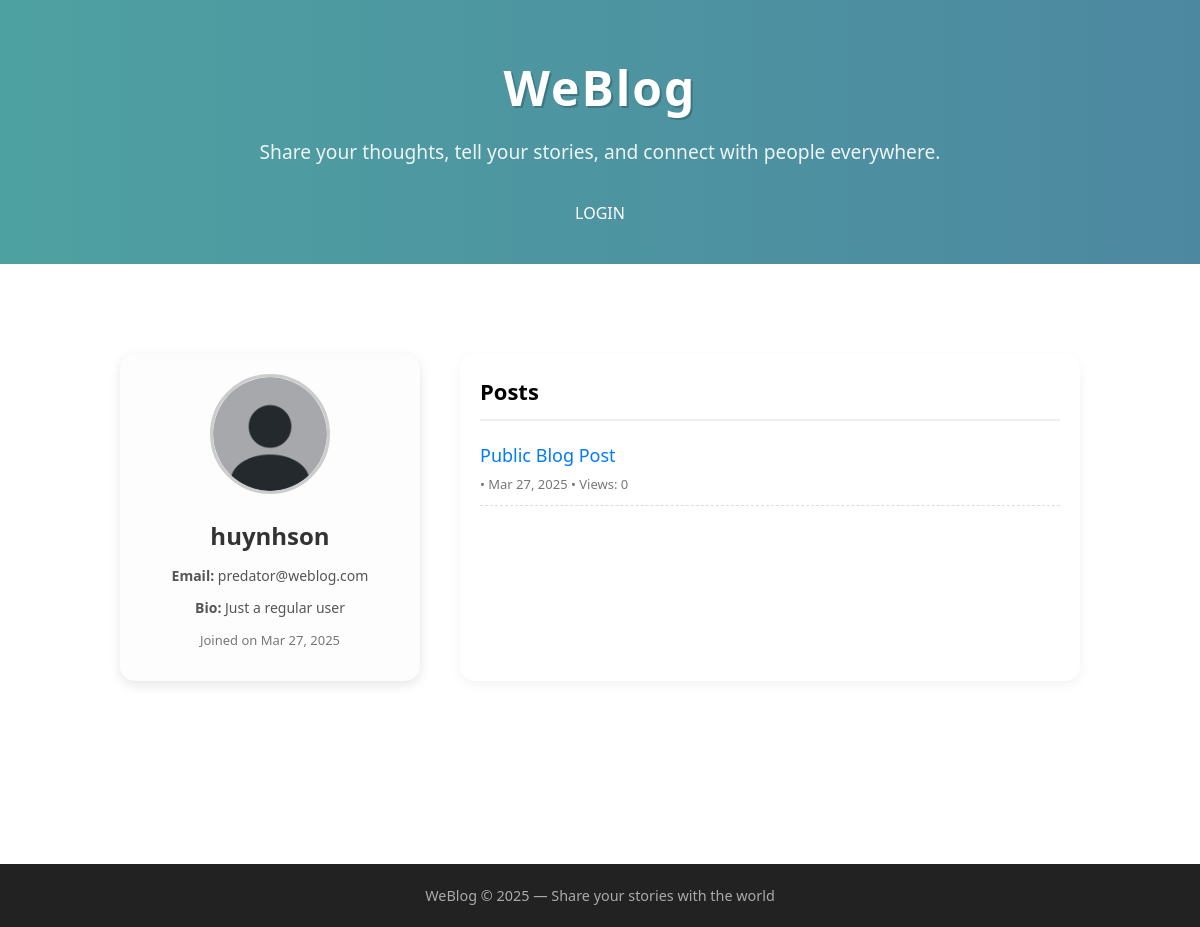
Screenshot of /author.php?id=3 with the database file from the repository.
### tables this page shows
CREATE TABLE users (
  id INT AUTO_INCREMENT PRIMARY KEY,
  username VARCHAR(50) UNIQUE,
  password VARCHAR(100),
  email VARCHAR(100) UNIQUE,
  role_id INT,
  bio TEXT,
  avatar_path VARCHAR(255), 
  created_at DATETIME DEFAULT CURRENT_TIMESTAMP,
  FOREIGN KEY (role_id) REFERENCES roles(id) ON DELETE SET NULL
);

CREATE TABLE posts (
  id INT AUTO_INCREMENT PRIMARY KEY,
  user_id INT,
  title VARCHAR(200),
  content TEXT,
  created_at DATETIME DEFAULT CURRENT_TIMESTAMP,
  views INT DEFAULT 0,
  premium BOOLEAN DEFAULT FALSE,
  FOREIGN KEY (user_id) REFERENCES users(id) ON DELETE CASCADE
);

### author.php (the view, shortened to what this page needs)
<?php
include 'includes/header.php';
?>
<link rel="stylesheet" href="assets/css/profile.css">
<?php
if (isset($_GET['id'])) {
    $authorId = (int)$_GET['id'];
    $stmt = $conn->prepare("SELECT username, email, bio, avatar_path, created_at FROM users WHERE id = ?");
    $stmt->bind_param("i", $authorId);
    $stmt->execute();
    $author = $stmt->get_result()->fetch_assoc();
    $posts = $conn->query("SELECT id, title, created_at, views, premium FROM posts WHERE user_id = $authorId ORDER BY created_at DESC");
} else {
    echo "<div class='container'><h2>No author selected.</h2></div>";
    include 'includes/footer.php';
    exit();
}
?>
<div class="profile-container">
    <div class="profile-card">
        <img src="auth/<?php echo htmlspecialchars($author['avatar_path']); ?>" alt="Avatar">
        <h2><?php echo htmlspecialchars($author['username']); ?></h2>
        <p><strong>Email:</strong> <?php echo htmlspecialchars($author['email']); ?></p>
        <p><strong>Bio:</strong> <?php echo nl2br(htmlspecialchars($author['bio'])); ?></p>
        <p class="created-at">Joined on <?php echo date("M d, Y", strtotime($author['created_at'])); ?></p>
    </div>
    <div class="author-posts">
        <h3>Posts</h3>
        <?php if ($posts->num_rows > 0) { ?>
            <ul class="post-list">
                <?php while ($post = $posts->fetch_assoc()) { ?>
                    <li>
                        <a href="post.php?id=<?php echo $post['id']; ?>">
                            <?php echo htmlspecialchars($post['title']); ?>
                        </a>
                        <span class="meta">
                            • <?php echo date("M d, Y", strtotime($post['created_at'])); ?>
                            • Views: <?php echo $post['views']; ?>
                        </span>
                    </li>
                <?php } ?>
            </ul>
        <?php } else { ?>
            <p>This user has not posted anything yet.</p>
        <?php } ?>
    </div>
</div>
<?php include 'includes/footer.php'; ?>

### assets/css/style.css (style rules this page uses)
* { margin: 0; padding: 0; box-sizing: border-box; }
body { font-family: 'Segoe UI', Tahoma, Geneva, Verdana, sans-serif; line-height: 1.6; }

### assets/css/profile.css (style rules this page uses)
.profile-container { max-width: 1000px; margin: 40px auto; display: flex; gap: 40px; padding: 20px; }
.profile-card { width: 300px; background: #fdfdfd; padding: 20px; border-radius: 15px; box-shadow: 0 4px 12px rgba(0, 0, 0, 0.1); text-align: center; }
.profile-card img { width: 120px; height: 120px; border-radius: 50%; object-fit: cover; margin-bottom: 15px; border: 3px solid #ccc; }
.profile-card h2 { margin: 0; font-size: 24px; color: #333; }
.profile-card p { margin: 10px 0; color: #555; font-size: 14px; }
.profile-card .created-at { font-size: 13px; color: #777; margin-top: 10px; }
.author-posts { flex: 1; background: #ffffff; padding: 20px; border-radius: 15px; box-shadow: 0 4px 12px rgba(0, 0, 0, 0.05); }
.author-posts h3 { margin-bottom: 20px; font-size: 22px; border-bottom: 2px solid #eee; padding-bottom: 10px; }
.post-list { list-style: none; padding: 0; }
.post-list li { margin-bottom: 15px; padding-bottom: 10px; border-bottom: 1px dashed #ddd; }
.post-list a { font-size: 18px; color: #007bff; text-decoration: none; }
.post-list .meta { display: block; color: #777; font-size: 13px; margin-top: 4px; }

### rows the page displays
users: avatar_path (placeholder picture), username "huynhson", email "predator@weblog.com", bio "Just a regular user", created_at "Mar 27, 2025"
posts: title "Public Blog Post", created_at "Mar 27, 2025", views "0"
